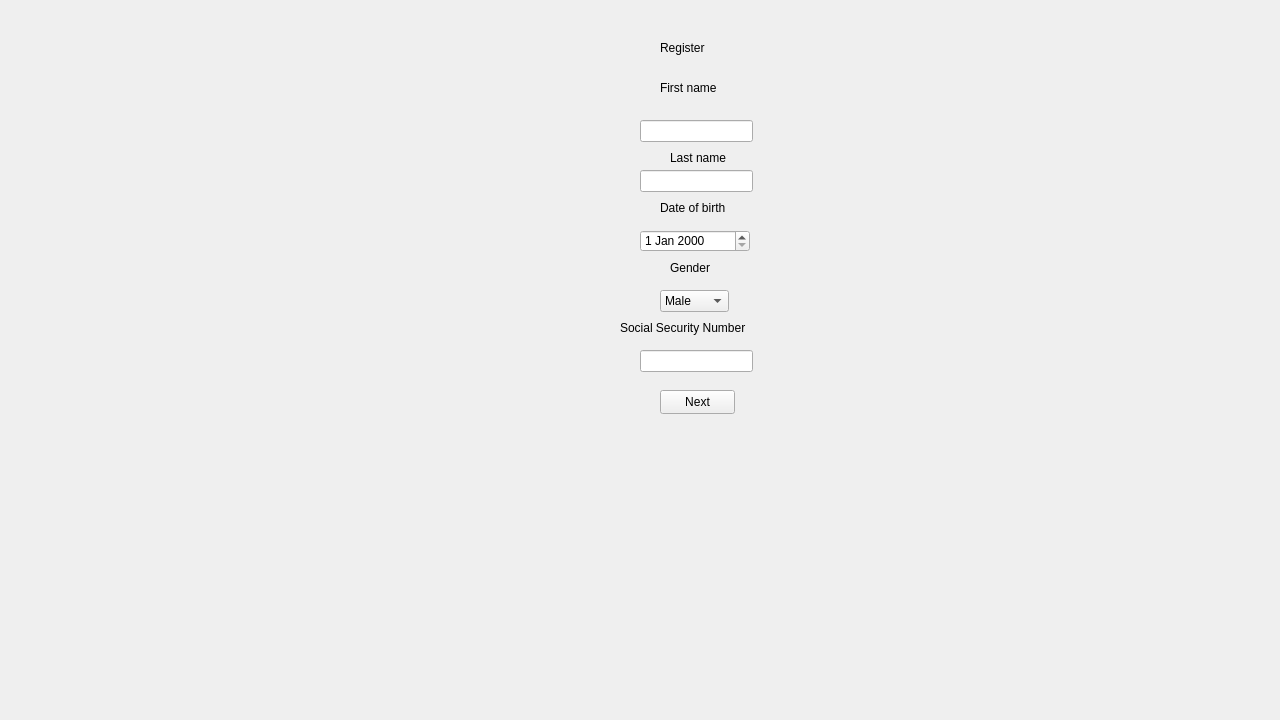
<?xml version="1.0" encoding="UTF-8"?>
<ui version="4.0">
 <class>Register</class>
 <widget class="QWidget" name="Register">
  <property name="geometry">
   <rect>
    <x>0</x>
    <y>0</y>
    <width>1280</width>
    <height>720</height>
   </rect>
  </property>
  <property name="windowTitle">
   <string>Form</string>
  </property>
  <widget class="QStackedWidget" name="stackedWidget">
   <property name="geometry">
    <rect>
     <x>0</x>
     <y>10</y>
     <width>1280</width>
     <height>720</height>
    </rect>
   </property>
   <widget class="QWidget" name="personal_info">
    <widget class="QLabel" name="last_name_LA">
     <property name="geometry">
      <rect>
       <x>670</x>
       <y>140</y>
       <width>61</width>
       <height>16</height>
      </rect>
     </property>
     <property name="text">
      <string>Last name</string>
     </property>
    </widget>
    <widget class="QLabel" name="first_name_LA">
     <property name="geometry">
      <rect>
       <x>660</x>
       <y>70</y>
       <width>91</width>
       <height>16</height>
      </rect>
     </property>
     <property name="text">
      <string>First name</string>
     </property>
    </widget>
    <widget class="QLabel" name="register_LA">
     <property name="geometry">
      <rect>
       <x>660</x>
       <y>30</y>
       <width>49</width>
       <height>16</height>
      </rect>
     </property>
     <property name="text">
      <string>Register</string>
     </property>
    </widget>
    <widget class="QPushButton" name="next1_PB">
     <property name="geometry">
      <rect>
       <x>660</x>
       <y>380</y>
       <width>75</width>
       <height>24</height>
      </rect>
     </property>
     <property name="text">
      <string>Next</string>
     </property>
    </widget>
    <widget class="QLabel" name="gender_LA">
     <property name="geometry">
      <rect>
       <x>670</x>
       <y>250</y>
       <width>49</width>
       <height>16</height>
      </rect>
     </property>
     <property name="text">
      <string>Gender</string>
     </property>
    </widget>
    <widget class="QLineEdit" name="last_name_LE">
     <property name="geometry">
      <rect>
       <x>640</x>
       <y>160</y>
       <width>113</width>
       <height>22</height>
      </rect>
     </property>
     <property name="text">
      <string/>
     </property>
    </widget>
    <widget class="QComboBox" name="gender_CB">
     <property name="geometry">
      <rect>
       <x>660</x>
       <y>280</y>
       <width>69</width>
       <height>22</height>
      </rect>
     </property>
     <item>
      <property name="text">
       <string>Male</string>
      </property>
     </item>
     <item>
      <property name="text">
       <string>Female</string>
      </property>
     </item>
    </widget>
    <widget class="QLineEdit" name="SSN_LE">
     <property name="geometry">
      <rect>
       <x>640</x>
       <y>340</y>
       <width>113</width>
       <height>22</height>
      </rect>
     </property>
    </widget>
    <widget class="QDateEdit" name="date_of_birth_DE">
     <property name="geometry">
      <rect>
       <x>640</x>
       <y>220</y>
       <width>110</width>
       <height>22</height>
      </rect>
     </property>
    </widget>
    <widget class="QLabel" name="date_of_birth_LA">
     <property name="geometry">
      <rect>
       <x>660</x>
       <y>190</y>
       <width>81</width>
       <height>16</height>
      </rect>
     </property>
     <property name="text">
      <string>Date of birth</string>
     </property>
    </widget>
    <widget class="QLineEdit" name="first_name_LE">
     <property name="geometry">
      <rect>
       <x>640</x>
       <y>110</y>
       <width>113</width>
       <height>22</height>
      </rect>
     </property>
     <property name="text">
      <string/>
     </property>
    </widget>
    <widget class="QLabel" name="SSN_LA">
     <property name="geometry">
      <rect>
       <x>620</x>
       <y>310</y>
       <width>191</width>
       <height>16</height>
      </rect>
     </property>
     <property name="text">
      <string>Social Security Number</string>
     </property>
    </widget>
   </widget>
   <widget class="QWidget" name="contact_info">
    <widget class="QLabel" name="street_LA">
     <property name="geometry">
      <rect>
       <x>620</x>
       <y>30</y>
       <width>101</width>
       <height>20</height>
      </rect>
     </property>
     <property name="text">
      <string>Street of Adress</string>
     </property>
    </widget>
    <widget class="QLineEdit" name="phone_LE">
     <property name="geometry">
      <rect>
       <x>620</x>
       <y>300</y>
       <width>113</width>
       <height>22</height>
      </rect>
     </property>
     <property name="text">
      <string/>
     </property>
    </widget>
    <widget class="QLineEdit" name="street_LE">
     <property name="geometry">
      <rect>
       <x>620</x>
       <y>60</y>
       <width>113</width>
       <height>22</height>
      </rect>
     </property>
     <property name="text">
      <string/>
     </property>
    </widget>
    <widget class="QLabel" name="state_province_LA">
     <property name="geometry">
      <rect>
       <x>630</x>
       <y>140</y>
       <width>121</width>
       <height>16</height>
      </rect>
     </property>
     <property name="text">
      <string>State/Province</string>
     </property>
    </widget>
    <widget class="QPushButton" name="previous1_PB">
     <property name="geometry">
      <rect>
       <x>580</x>
       <y>420</y>
       <width>75</width>
       <height>24</height>
      </rect>
     </property>
     <property name="text">
      <string>Previous</string>
     </property>
    </widget>
    <widget class="QLabel" name="city_LA">
     <property name="geometry">
      <rect>
       <x>650</x>
       <y>90</y>
       <width>61</width>
       <height>16</height>
      </rect>
     </property>
     <property name="text">
      <string>City</string>
     </property>
    </widget>
    <widget class="QLineEdit" name="postal_code_LE">
     <property name="geometry">
      <rect>
       <x>620</x>
       <y>230</y>
       <width>113</width>
       <height>22</height>
      </rect>
     </property>
    </widget>
    <widget class="QPushButton" name="next2_PB">
     <property name="geometry">
      <rect>
       <x>720</x>
       <y>420</y>
       <width>75</width>
       <height>24</height>
      </rect>
     </property>
     <property name="text">
      <string>Next</string>
     </property>
    </widget>
    <widget class="QLabel" name="postal_code_LA">
     <property name="geometry">
      <rect>
       <x>640</x>
       <y>210</y>
       <width>71</width>
       <height>16</height>
      </rect>
     </property>
     <property name="text">
      <string>Postal code</string>
     </property>
    </widget>
    <widget class="QLineEdit" name="city_LE">
     <property name="geometry">
      <rect>
       <x>620</x>
       <y>110</y>
       <width>113</width>
       <height>22</height>
      </rect>
     </property>
     <property name="text">
      <string/>
     </property>
    </widget>
    <widget class="QLineEdit" name="email_LE">
     <property name="geometry">
      <rect>
       <x>620</x>
       <y>370</y>
       <width>113</width>
       <height>22</height>
      </rect>
     </property>
     <property name="text">
      <string/>
     </property>
    </widget>
    <widget class="QLabel" name="email_LA">
     <property name="geometry">
      <rect>
       <x>640</x>
       <y>340</y>
       <width>81</width>
       <height>16</height>
      </rect>
     </property>
     <property name="text">
      <string>Email Adress</string>
     </property>
    </widget>
    <widget class="QLabel" name="phone_LA">
     <property name="geometry">
      <rect>
       <x>660</x>
       <y>270</y>
       <width>41</width>
       <height>16</height>
      </rect>
     </property>
     <property name="text">
      <string>Phone</string>
     </property>
    </widget>
    <widget class="QLineEdit" name="state_province_LE">
     <property name="geometry">
      <rect>
       <x>620</x>
       <y>170</y>
       <width>113</width>
       <height>22</height>
      </rect>
     </property>
     <property name="text">
      <string/>
     </property>
    </widget>
   </widget>
   <widget class="QWidget" name="financial_info">
    <widget class="QLineEdit" name="income_LE">
     <property name="geometry">
      <rect>
       <x>620</x>
       <y>140</y>
       <width>113</width>
       <height>22</height>
      </rect>
     </property>
     <property name="text">
      <string/>
     </property>
    </widget>
    <widget class="QPushButton" name="previous2_PB">
     <property name="geometry">
      <rect>
       <x>570</x>
       <y>240</y>
       <width>75</width>
       <height>24</height>
      </rect>
     </property>
     <property name="text">
      <string>Previous</string>
     </property>
    </widget>
    <widget class="QComboBox" name="type_CB">
     <property name="geometry">
      <rect>
       <x>590</x>
       <y>200</y>
       <width>161</width>
       <height>22</height>
      </rect>
     </property>
     <item>
      <property name="text">
       <string>Current Account</string>
      </property>
     </item>
     <item>
      <property name="text">
       <string>Savings Account</string>
      </property>
     </item>
     <item>
      <property name="text">
       <string>Salary Account</string>
      </property>
     </item>
     <item>
      <property name="text">
       <string>Fixed Deposit Account</string>
      </property>
     </item>
     <item>
      <property name="text">
       <string>Recurring Deposit Account</string>
      </property>
     </item>
    </widget>
    <widget class="QLabel" name="income_LA">
     <property name="geometry">
      <rect>
       <x>650</x>
       <y>120</y>
       <width>51</width>
       <height>20</height>
      </rect>
     </property>
     <property name="text">
      <string>Income</string>
     </property>
    </widget>
    <widget class="QLabel" name="type_LA">
     <property name="geometry">
      <rect>
       <x>620</x>
       <y>170</y>
       <width>111</width>
       <height>16</height>
      </rect>
     </property>
     <property name="text">
      <string>Type of account</string>
     </property>
    </widget>
    <widget class="QPushButton" name="next3_PB">
     <property name="geometry">
      <rect>
       <x>700</x>
       <y>240</y>
       <width>75</width>
       <height>24</height>
      </rect>
     </property>
     <property name="text">
      <string>Next</string>
     </property>
    </widget>
    <widget class="QComboBox" name="status_CB">
     <property name="geometry">
      <rect>
       <x>620</x>
       <y>90</y>
       <width>131</width>
       <height>22</height>
      </rect>
     </property>
     <item>
      <property name="text">
       <string>Employment</string>
      </property>
     </item>
     <item>
      <property name="text">
       <string>Unemployment</string>
      </property>
     </item>
    </widget>
    <widget class="QLabel" name="status_LA">
     <property name="geometry">
      <rect>
       <x>620</x>
       <y>60</y>
       <width>121</width>
       <height>20</height>
      </rect>
     </property>
     <property name="text">
      <string>Employment Status</string>
     </property>
    </widget>
   </widget>
   <widget class="QWidget" name="security_info">
    <widget class="QLineEdit" name="username_LE">
     <property name="geometry">
      <rect>
       <x>620</x>
       <y>60</y>
       <width>113</width>
       <height>22</height>
      </rect>
     </property>
     <property name="text">
      <string/>
     </property>
    </widget>
    <widget class="QLineEdit" name="security_question_LE">
     <property name="geometry">
      <rect>
       <x>530</x>
       <y>240</y>
       <width>301</width>
       <height>22</height>
      </rect>
     </property>
     <property name="text">
      <string/>
     </property>
    </widget>
    <widget class="QComboBox" name="security_question_CB">
     <property name="geometry">
      <rect>
       <x>510</x>
       <y>190</y>
       <width>321</width>
       <height>22</height>
      </rect>
     </property>
     <item>
      <property name="text">
       <string>What was the name of your favorite childhood pet?</string>
      </property>
     </item>
     <item>
      <property name="text">
       <string>What year was your grandmother born?</string>
      </property>
     </item>
     <item>
      <property name="text">
       <string>What is your favorite sport?</string>
      </property>
     </item>
     <item>
      <property name="text">
       <string>What month was your first child born?</string>
      </property>
     </item>
     <item>
      <property name="text">
       <string>What is your skin color?</string>
      </property>
     </item>
    </widget>
    <widget class="QLabel" name="password_LA">
     <property name="geometry">
      <rect>
       <x>620</x>
       <y>90</y>
       <width>151</width>
       <height>20</height>
      </rect>
     </property>
     <property name="text">
      <string>Password</string>
     </property>
    </widget>
    <widget class="QPushButton" name="submit_PB">
     <property name="geometry">
      <rect>
       <x>570</x>
       <y>340</y>
       <width>75</width>
       <height>24</height>
      </rect>
     </property>
     <property name="text">
      <string>Submit</string>
     </property>
    </widget>
    <widget class="QPushButton" name="previous3_PB">
     <property name="geometry">
      <rect>
       <x>710</x>
       <y>340</y>
       <width>75</width>
       <height>24</height>
      </rect>
     </property>
     <property name="text">
      <string>Previous</string>
     </property>
    </widget>
    <widget class="QLabel" name="security_question_LA">
     <property name="geometry">
      <rect>
       <x>620</x>
       <y>160</y>
       <width>111</width>
       <height>16</height>
      </rect>
     </property>
     <property name="text">
      <string>Security Question</string>
     </property>
    </widget>
    <widget class="QLineEdit" name="password_LE">
     <property name="geometry">
      <rect>
       <x>620</x>
       <y>120</y>
       <width>113</width>
       <height>22</height>
      </rect>
     </property>
     <property name="text">
      <string/>
     </property>
    </widget>
    <widget class="QLabel" name="username_LA">
     <property name="geometry">
      <rect>
       <x>620</x>
       <y>30</y>
       <width>131</width>
       <height>20</height>
      </rect>
     </property>
     <property name="text">
      <string>Username</string>
     </property>
    </widget>
    <widget class="QCheckBox" name="Terns_and_conditions">
     <property name="geometry">
      <rect>
       <x>580</x>
       <y>290</y>
       <width>181</width>
       <height>22</height>
      </rect>
     </property>
     <property name="text">
      <string>Accept Terms and conditions</string>
     </property>
    </widget>
   </widget>
  </widget>
 </widget>
 <resources/>
 <connections/>
</ui>
